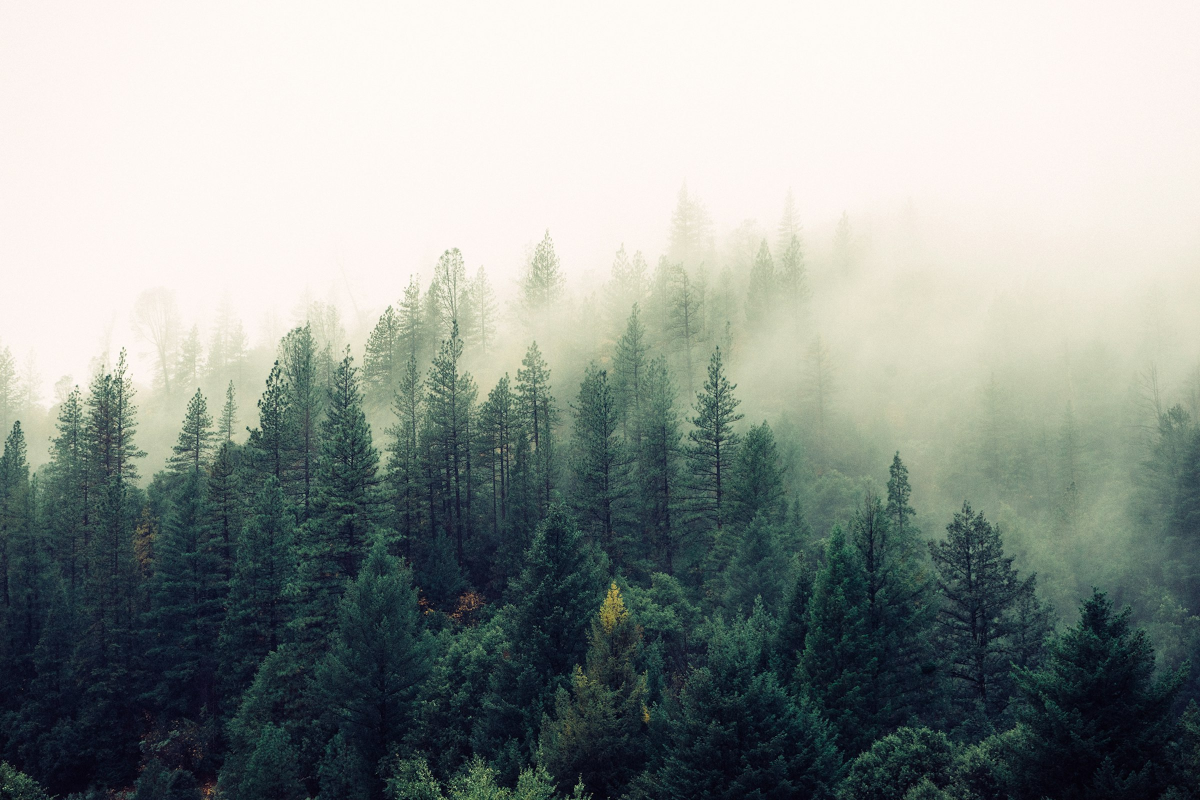
#> input picture .imgwork/raw/1418065460487-3e41a6c84dc5.jpg, 2400 x 1600 px (shown at 1/2 size); its folder holds only this picture in this run
$ python sheet.py
#> lines starting #> are read from the running program, lines starting #| are printed output that depends on the picture
from PIL import Image, ImageDraw
import os, glob

files = sorted(glob.glob('raw/*.jpg'))
cols, tw, th = 4, 460, 300
rows = (len(files) + cols - 1) // cols
sheet = Image.new('RGB', (cols*tw, rows*(th+26)), (20,20,20))
#> sheet: PIL image 1840x326 RGB; every value is 20
d = ImageDraw.Draw(sheet)
for i, f in enumerate(files):
    try:
        im = Image.open(f).convert('RGB')
#> im is the input picture: PIL image 2400x1600 RGB; mean R, G, B 144.8, 151.2, 146.9
    except Exception as e:
        print('FAIL', f, e); continue
    w0,h0 = im.size
#> w0 = 2400; h0 = 1600
    im.thumbnail((tw, th))
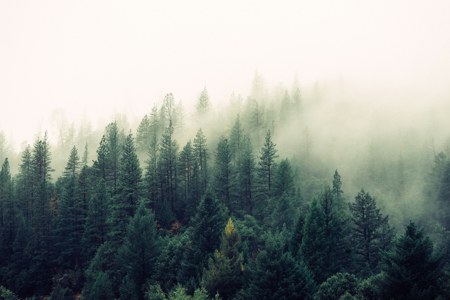
#> im: PIL image 450x300 RGB; mean R, G, B 144.9, 151.3, 147
    x = (i%cols)*tw; y = (i//cols)*(th+26)
    sheet.paste(im, (x + (tw-im.size[0])//2, y+26))
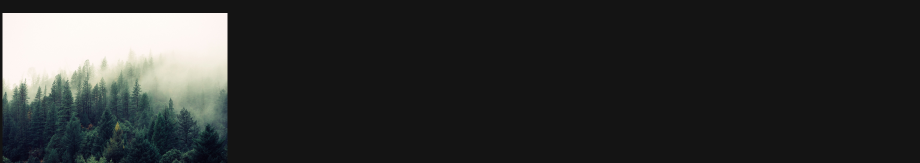
#> sheet: PIL image 1840x326 RGB (shown at 1/2 size); mean R, G, B 48.1, 49.5, 48.6
    d.text((x+6, y+8), f"{i}: {os.path.basename(f)[:34]} {w0}x{h0}", fill=(255,255,120))
sheet.save('contact.png')
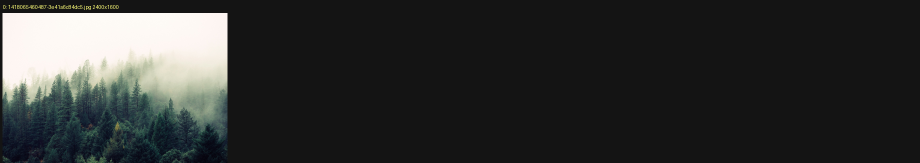
#> saved as contact.png: PIL image 1840x326 RGB (shown at 1/2 size); mean R, G, B 48.3, 49.8, 48.7
print('saved', sheet.size, 'count', len(files))
#| saved (1840, 326) count 1

$ run again, on .imgwork/raw/1441974231531-c6227db76b6e.jpg
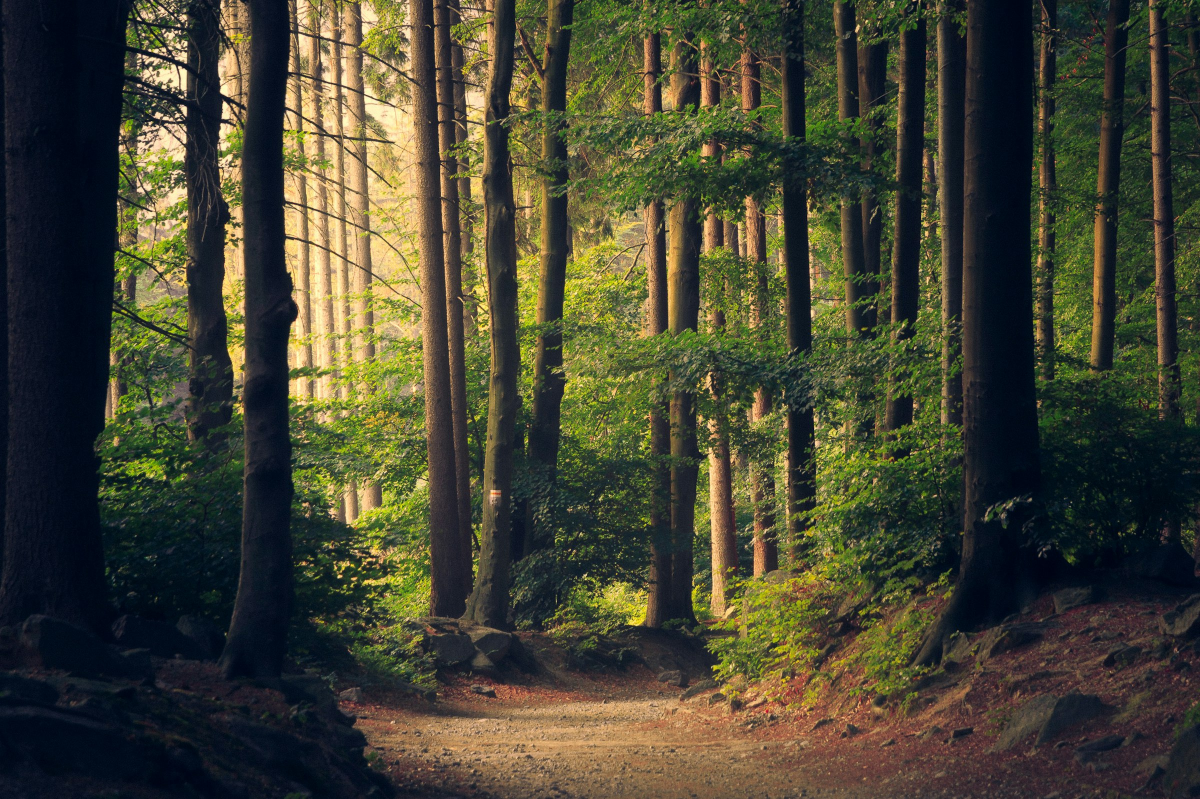
#> input picture .imgwork/raw/1441974231531-c6227db76b6e.jpg, 2400 x 1598 px (shown at 1/2 size)
#> im is the input picture: PIL image 2400x1598 RGB; mean R, G, B 68.6, 68.3, 50.6
#> `im.thumbnail((tw, th))`:
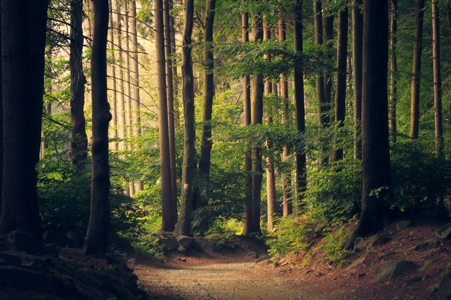
#> im: PIL image 451x300 RGB; mean R, G, B 68.7, 68.5, 50.7
#> `sheet.save('contact.png')`:
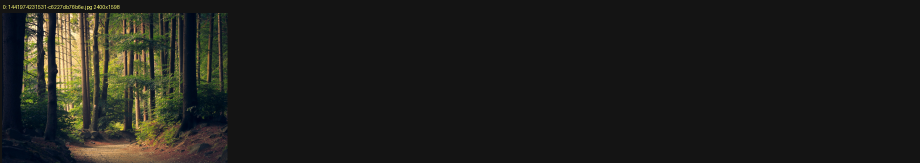
#> saved as contact.png: PIL image 1840x326 RGB (shown at 1/2 size); mean R, G, B 31.2, 31.1, 27
#| saved (1840, 326) count 1

$ run again, on .imgwork/raw/1444927714506-8492d94b4e3d.jpg
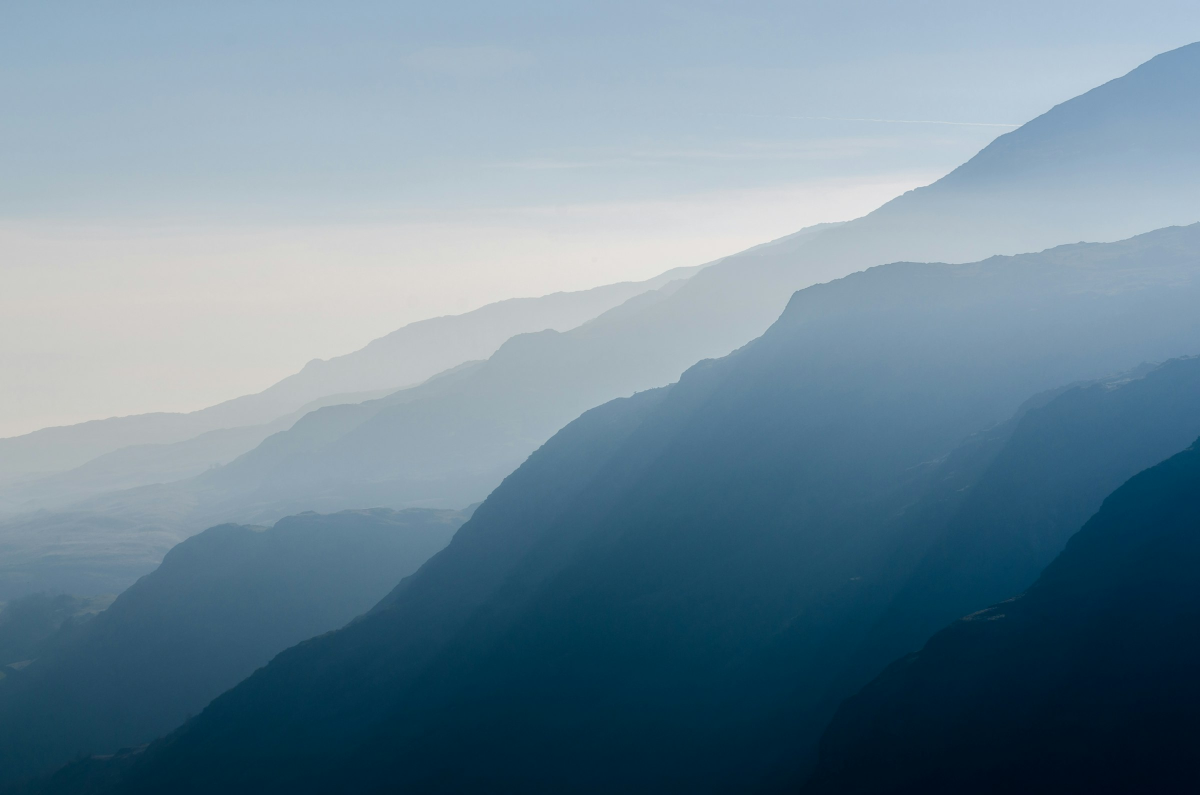
#> input picture .imgwork/raw/1444927714506-8492d94b4e3d.jpg, 2400 x 1590 px (shown at 1/2 size)
#> im is the input picture: PIL image 2400x1590 RGB; mean R, G, B 110, 135.4, 150.9
#> im: PIL image 453x300 RGB
#> `sheet.paste(im, (x + (tw-im.size[0])//2, y+26))`:
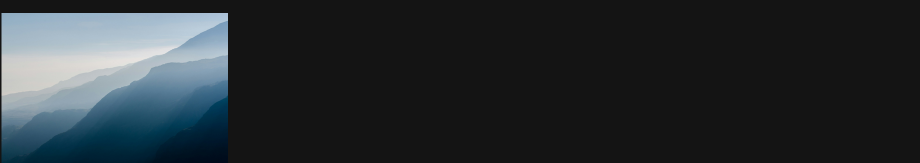
#> sheet: PIL image 1840x326 RGB (shown at 1/2 size); mean R, G, B 40.4, 46.2, 49.7
#> `sheet.save('contact.png')`:
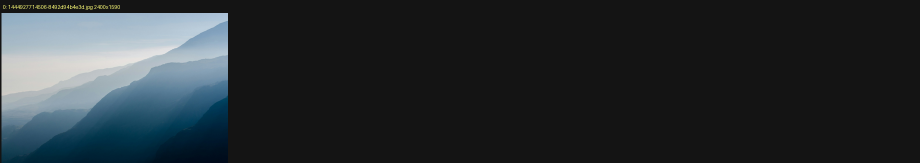
#> saved as contact.png: PIL image 1840x326 RGB (shown at 1/2 size); mean R, G, B 40.6, 46.4, 49.8
#| saved (1840, 326) count 1

$ run again, on .imgwork/raw/1447752875215-b2761acb3c5d.jpg
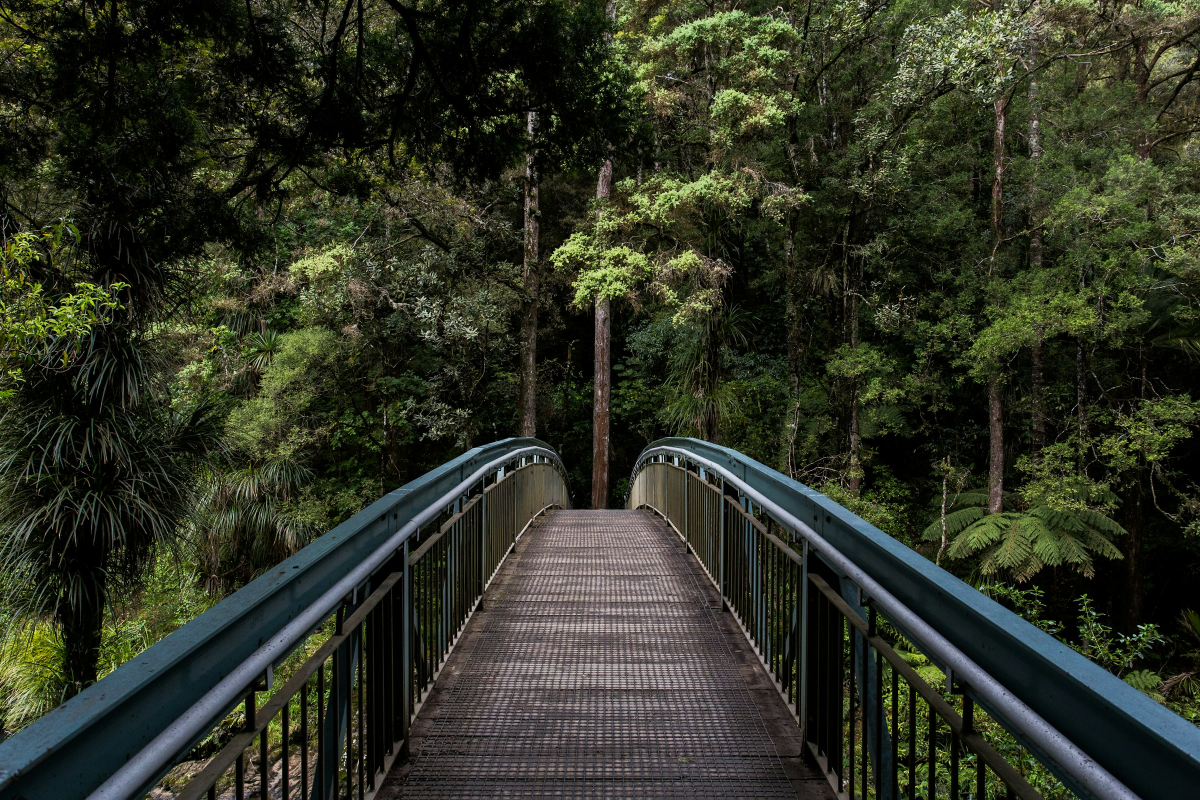
#> input picture .imgwork/raw/1447752875215-b2761acb3c5d.jpg, 2400 x 1600 px (shown at 1/2 size)
#> im is the input picture: PIL image 2400x1600 RGB; mean R, G, B 47.1, 51.1, 36.6
#> `im.thumbnail((tw, th))`:
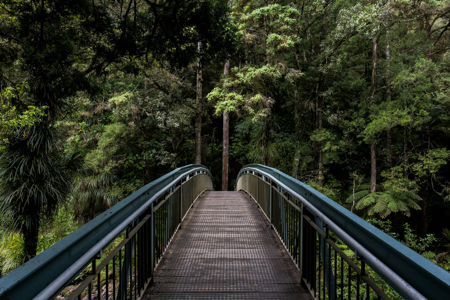
#> im: PIL image 450x300 RGB; mean R, G, B 47.2, 51.3, 36.7
#> `sheet.save('contact.png')`:
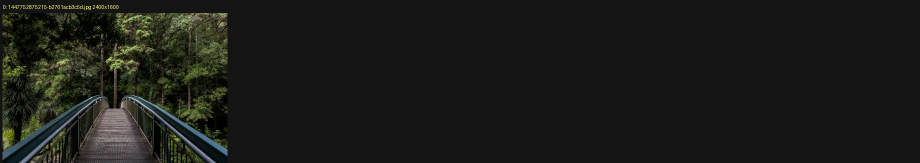
#> saved as contact.png: PIL image 1840x326 RGB (shown at 1/2 size); mean R, G, B 26.3, 27.2, 23.8
#| saved (1840, 326) count 1

$ run again, on .imgwork/raw/1426604966848-d7adac402bff.jpg
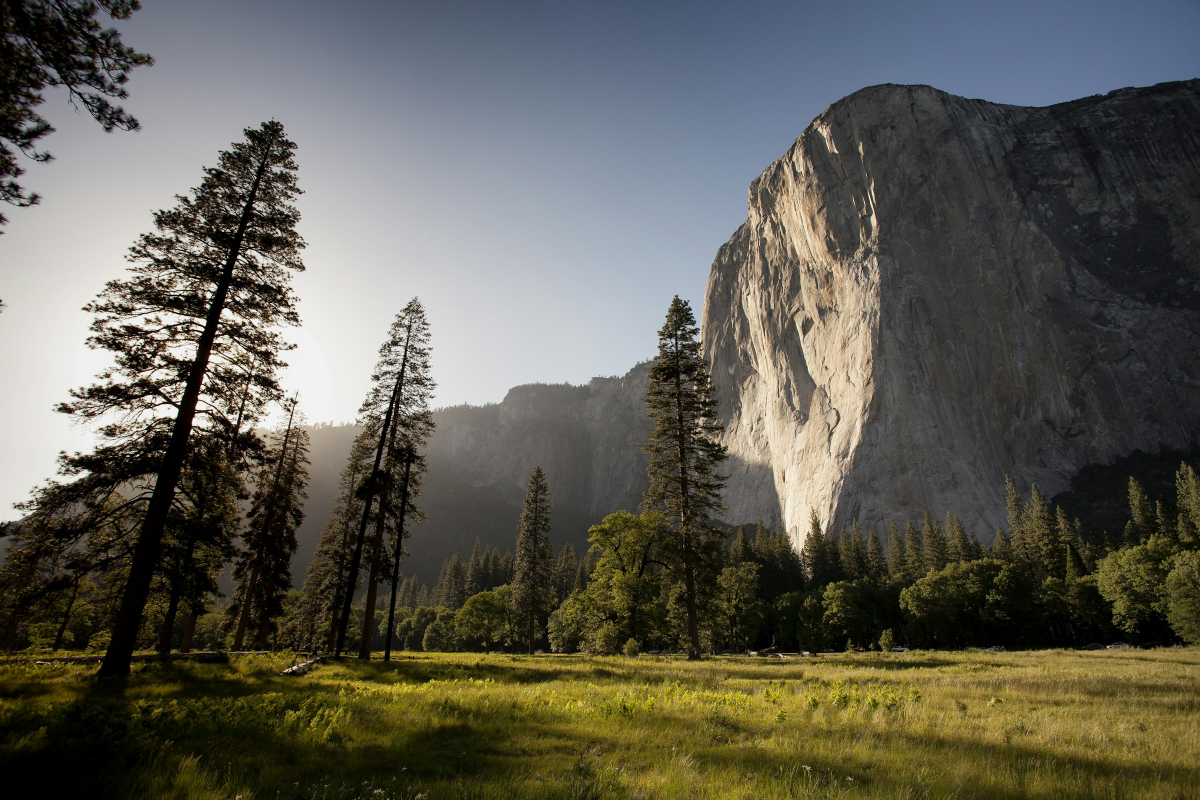
#> input picture .imgwork/raw/1426604966848-d7adac402bff.jpg, 2400 x 1600 px (shown at 1/2 size)
#> im is the input picture: PIL image 2400x1600 RGB; mean R, G, B 94.4, 92.8, 82.5
#> `im.thumbnail((tw, th))`:
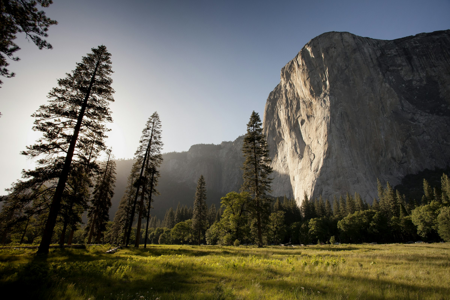
#> im: PIL image 450x300 RGB; mean R, G, B 94.6, 92.9, 82.6
#> `sheet.save('contact.png')`:
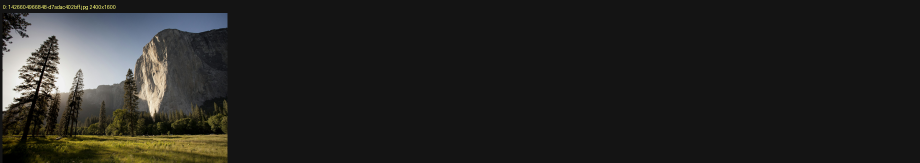
#> saved as contact.png: PIL image 1840x326 RGB (shown at 1/2 size); mean R, G, B 37, 36.6, 34.2
#| saved (1840, 326) count 1
